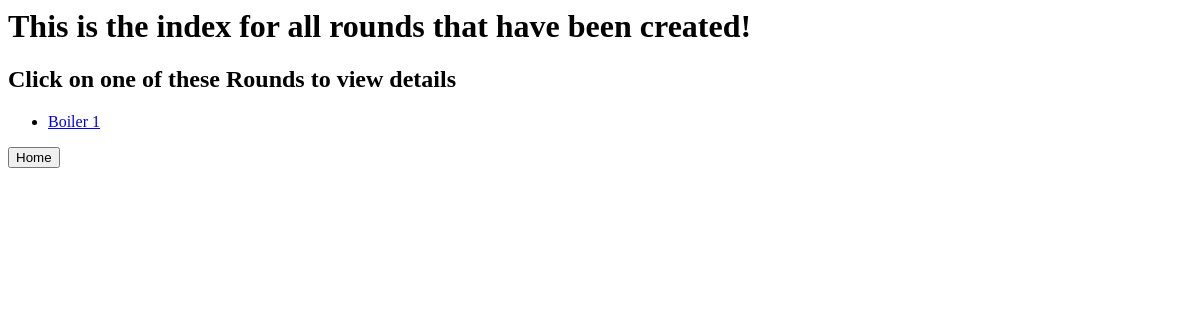
The app's page /logrounds/index/, older data.
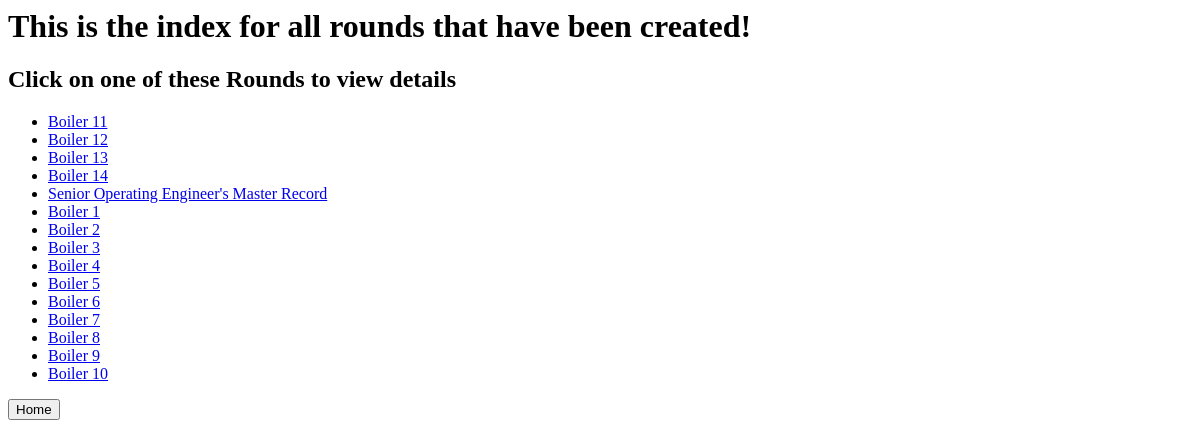
The same page, newer data.
### logrounds/models.py (models this page shows, shortened)
@python_2_unicode_compatible
class RoundType(models.Model):
		rt_name = models.CharField(max_length=50, unique = True)
		rt_desc = models.TextField(max_length=None)
		start_date = models.DateTimeField()

### logrounds/views.py (the view)
def index(request):
	rounds_list = RoundType.objects.order_by('-start_date')
	h1 = 'This is the index for all rounds that have been created!'
	h2 = 'Click on one of these Rounds to view details'
	else_p = 'No rounds are available.'
	context = {
		'rounds_list' : rounds_list,
		'h1' : h1,
		'h2' : h2,
		'else_p' : else_p
	}
	return render(request, 'logrounds/index.html', context)

### logrounds/templates/logrounds/index.html
<h1> {{ h1 }} </h1>
<h2> {{ h2 }} </h2>
{% if rounds_list %}
    <ul>
    {% for rt in rounds_list %}
        <li><a href="{% url 'logrounds:detail' rt.id %}">{{ rt.rt_name }}</a></li>
    {% endfor %}
    </ul>
{% else %}
    <p> {{ else_p }} </p>
{% endif %}
<a href="{%url 'logrounds:home' %}">
	<button> Home </button>
</a>

Row changes from the older to the newer data that the page shows:
added RoundType: rt_name "Boiler 11"
added RoundType: rt_name "Boiler 12"
added RoundType: rt_name "Boiler 13"
added RoundType: rt_name "Boiler 14"
added RoundType: rt_name "Senior Operating Engineer's Master Record"
added RoundType: rt_name "Boiler 2"
added RoundType: rt_name "Boiler 3"
added RoundType: rt_name "Boiler 4"
added RoundType: rt_name "Boiler 5"
added RoundType: rt_name "Boiler 6"
added RoundType: rt_name "Boiler 7"
added RoundType: rt_name "Boiler 8"
added RoundType: rt_name "Boiler 9"
added RoundType: rt_name "Boiler 10"
